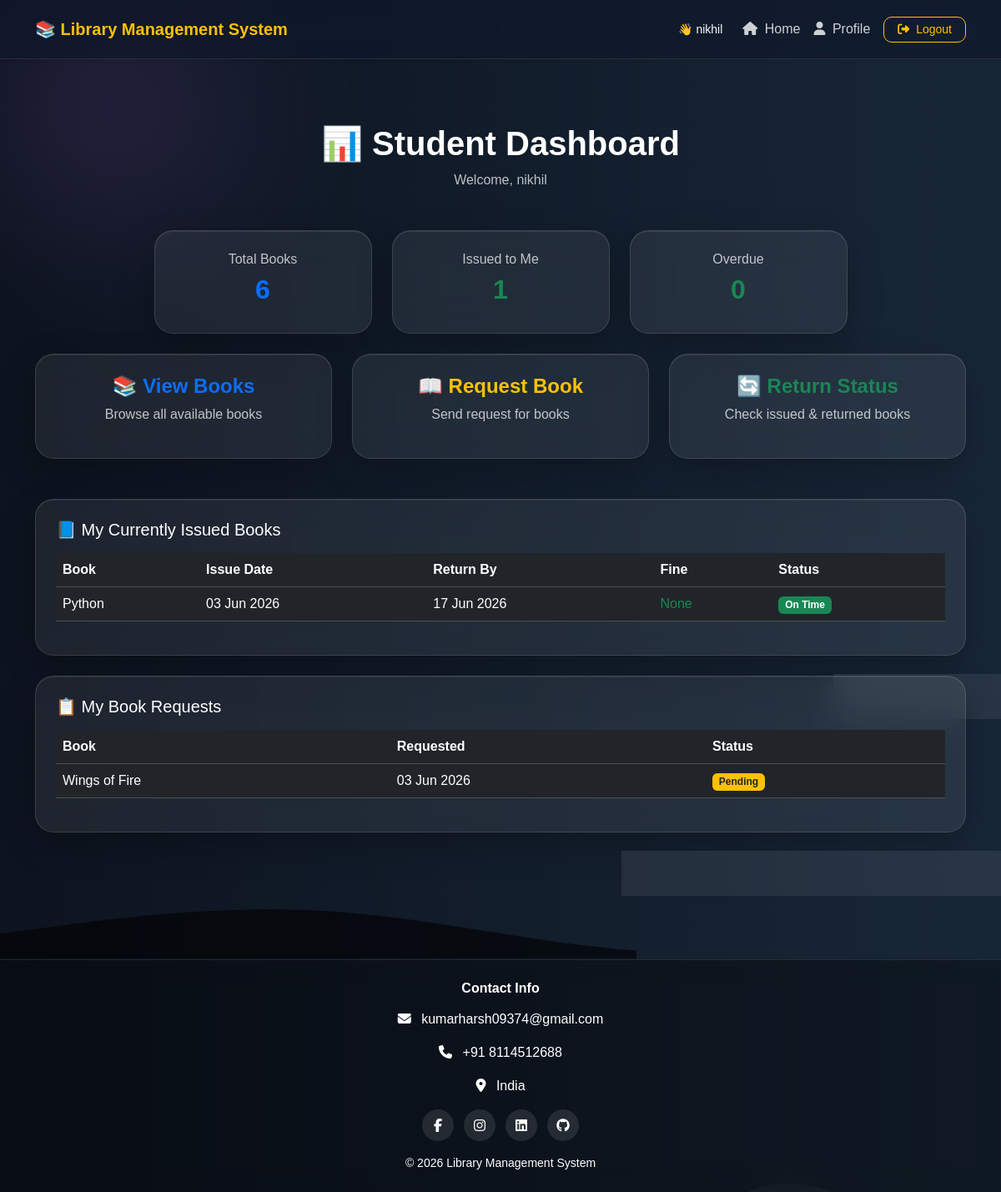
/accounts/dashboard/student/ (signed in), run on the app's committed database.
### books/models.py (models this page shows, shortened)
class IssuedBook(models.Model):
    student = models.ForeignKey(
        User,
        on_delete=models.CASCADE
    )
    book = models.ForeignKey(
        Book,
        on_delete=models.CASCADE
    )
    issue_date = models.DateField()
    return_date = models.DateField(
        null=True,
        blank=True
    )
    fine = models.IntegerField(
        default=0
    )
    returned = models.BooleanField(
        default=False
    )

class Book(models.Model):
    title = models.CharField(
        max_length=200
    )
    author = models.CharField(
        max_length=200
    )
    isbn = models.CharField(
        max_length=100,
        default='N/A'
    )
    quantity = models.IntegerField(
        default=1
    )
    added_at = models.DateTimeField(
        default=timezone.now
    )

class BookRequest(models.Model):
    student = models.ForeignKey(
        User,
        on_delete=models.CASCADE
    )
    book = models.ForeignKey(
        Book,
        on_delete=models.CASCADE
    )
    requested_at = models.DateTimeField(
        default=timezone.now
    )
    approved = models.BooleanField(
        default=False
    )

### accounts/views.py (the view)
# urls.py: path('dashboard/student/', views.student_dashboard, name='student_dashboard'),
@login_required
def student_dashboard(request):
    my_issued = IssuedBook.objects.filter(
        student=request.user, returned=False
    ).select_related('book')
    my_requests = BookRequest.objects.filter(
        student=request.user
    ).order_by('-requested_at').select_related('book')
    today = timezone.now().date()
    overdue = my_issued.filter(return_date__lt=today).count()
    return render(request, 'accounts/student_dashboard.html', {
        'books_count': Book.objects.count(),
        'my_issued': my_issued,
        'my_requests': my_requests,
        'overdue_count': overdue,
        'today': today,
    })

### accounts/templates/accounts/student_dashboard.html
{% extends 'base.html' %}
{% block content %}
{% include 'includes/dashboard_navbar.html' %}
<div class="container py-5">
    <div class="text-center mb-5">
        <h2 class="fw-bold text-white display-6">📊 Student Dashboard</h2>
        <p class="text-light opacity-75">Welcome, {{ request.user.username }}</p>
    </div>
    <div class="row g-4 mb-4 justify-content-center">
        <div class="col-md-3">
            <div class="glass-card p-4 text-center">
                <h6 class="text-light opacity-75">Total Books</h6>
                <h2 class="text-primary fw-bold">{{ books_count }}</h2>
            </div>
        </div>
        <div class="col-md-3">
            <div class="glass-card p-4 text-center">
                <h6 class="text-light opacity-75">Issued to Me</h6>
                <h2 class="text-success fw-bold">{{ my_issued|length }}</h2>
            </div>
        </div>
        <div class="col-md-3">
            <div class="glass-card p-4 text-center">
                <h6 class="text-light opacity-75">Overdue</h6>
                <h2 class="{% if overdue_count > 0 %}text-danger{% else %}text-success{% endif %} fw-bold">
                    {{ overdue_count }}
                </h2>
            </div>
        </div>
    </div>
    <div class="row g-4 justify-content-center mb-5">
        <div class="col-md-4">
            <a href="{% url 'book_list' %}" class="text-decoration-none">
                <div class="glass-card p-4 text-center h-100">
                    <h4 class="fw-bold text-primary">📚 View Books</h4>
                    <p class="text-light opacity-75 mt-2">Browse all available books</p>
                </div>
            </a>
        </div>
        <div class="col-md-4">
            <a href="{% url 'request_book' %}" class="text-decoration-none">
                <div class="glass-card p-4 text-center h-100">
                    <h4 class="fw-bold text-warning">📖 Request Book</h4>
                    <p class="text-light opacity-75 mt-2">Send request for books</p>
                </div>
            </a>
        </div>
        <div class="col-md-4">
            <a href="{% url 'return_book' %}" class="text-decoration-none">
                <div class="glass-card p-4 text-center h-100">
                    <h4 class="fw-bold text-success">🔄 Return Status</h4>
                    <p class="text-light opacity-75 mt-2">Check issued & returned books</p>
                </div>
            </a>
        </div>
    </div>
    {% if my_issued %}
    <div class="glass-card p-4 mb-4">
        <h5 class="text-white mb-3">📘 My Currently Issued Books</h5>
        <div class="table-responsive">
            <table class="table table-dark table-hover align-middle">
                <thead>
                    <tr>
                        <th>Book</th>
                        <th>Issue Date</th>
                        <th>Return By</th>
                        <th>Fine</th>
                        <th>Status</th>
                    </tr>
                </thead>
                <tbody>
                    {% for issue in my_issued %}
                    <tr>
                        <td>{{ issue.book.title }}</td>
                        <td>{{ issue.issue_date|date:"d M Y" }}</td>
                        <td>{{ issue.return_date|date:"d M Y" }}</td>
                        <td>
                            {% if issue.fine > 0 %}
                            <span class="text-danger fw-bold">Rs. {{ issue.fine }}</span>
                            {% else %}
                            <span class="text-success">None</span>
                            {% endif %}
                        </td>
                        <td>
                            {% if issue.return_date < today %}
                            <span class="badge bg-danger">Overdue</span>
                            {% else %}
                            <span class="badge bg-success">On Time</span>
                            {% endif %}
                        </td>
                    </tr>
                    {% endfor %}
                </tbody>
            </table>
        </div>
    </div>
    {% endif %}
    {% if my_requests %}
    <div class="glass-card p-4">
        <h5 class="text-white mb-3">📋 My Book Requests</h5>
        <div class="table-responsive">
            <table class="table table-dark table-hover align-middle">
                <thead>
                    <tr>
                        <th>Book</th>
                        <th>Requested</th>
                        <th>Status</th>
                    </tr>
                </thead>
                <tbody>
                    {% for req in my_requests %}
                    <tr>
                        <td>{{ req.book.title }}</td>
                        <td>{{ req.requested_at|date:"d M Y" }}</td>
                        <td>
                            {% if req.approved %}
                            <span class="badge bg-success">Approved</span>
                            {% else %}
                            <span class="badge bg-warning text-dark">Pending</span>
                            {% endif %}
                        </td>
                    </tr>
                    {% endfor %}
                </tbody>
            </table>
        </div>
    </div>
    {% endif %}
</div>
{% endblock %}

### templates/includes/dashboard_navbar.html (shortened to what this page needs)
<nav class="navbar navbar-expand-lg navbar-dark shadow-sm" style="background: rgba(0,0,0,0.55);
            backdrop-filter: blur(12px);
            border-bottom: 1px solid rgba(255,255,255,0.1);">
    <div class="container">
        <a class="navbar-brand fw-bold text-warning" href="{% if user.is_authenticated %}
                    {% if user.is_superuser %}
                        {% url 'admin_dashboard' %}
                    {% elif user.is_staff %}
                        {% url 'staff_dashboard' %}
                    {% else %}
                        {% url 'student_dashboard' %}
                    {% endif %}
                 {% else %}
                    {% url 'home' %}
                 {% endif %}">
            📚 Library Management System
        </a>
        <div class="collapse navbar-collapse" id="navbarNav">
            <ul class="navbar-nav ms-auto align-items-center">
                {% if user.is_authenticated %}
                <li class="nav-item me-3">
                    <span class="text-light small">
                        👋 {{ request.user.username }}
                    </span>
                </li>
                <li class="nav-item">
                    <a class="nav-link" href="
                           {% if user.is_superuser %}
                                {% url 'admin_dashboard' %}
                           {% elif user.is_staff %}
                                {% url 'staff_dashboard' %}
                           {% else %}
                                {% url 'student_dashboard' %}
                           {% endif %}
                           ">
                        <i class="fa fa-home me-1"></i> Home
                    </a>
                </li>
                <li class="nav-item">
                    <a class="nav-link" href="{% url 'profile' %}">
                        <i class="fa fa-user me-1"></i> Profile
                    </a>
                </li>
                <li class="nav-item ms-2">
                    <button type="button" class="btn btn-outline-warning btn-sm px-3" data-bs-toggle="modal"
                        data-bs-target="#logoutModal">
                        <i class="fa fa-sign-out-alt me-1"></i> Logout
                    </button>
                </li>
                {% endif %}
            </ul>
        </div>
    </div>
</nav>

### static/css/style.css (style rules this page uses)
html, body { height: 100%; margin: 0; padding: 0; scroll-behavior: smooth; }
body { padding-top: 100px; background: linear-gradient(to right, #141e30, #243b55); min-height: 100vh; display: flex; flex-direction: column; font-family: Arial, sans-serif; overflow-x: hidden; position: relative; }
body::before { content: ""; position: fixed; inset: 0; background: rgba(0, 0, 0, .35); z-index: -3; }
body::after { content: ""; position: fixed; width: 500px; height: 500px; background: radial-gradient(circle, rgba(118, 75, 162, .22), transparent 70%); top: -120px; left: -120px; filter: blur(45px); animation: moveGlow 10s ease-in-out infinite alternate; z-index: -2; }
.navbar { background: rgba(15, 23, 42, .65) !important; backdrop-filter: blur(18px); -webkit-backdrop-filter: blur(18px); border-bottom: 1px solid rgba(255, 255, 255, .08); border-radius: 0px; box-shadow: 0 8px 30px rgba(0, 0, 0, .25); transition: .3s; }
.navbar { position: fixed; top: 0; padding-top: 15px; padding-bottom: 15px; left: 0; width: 100%; z-index: 1000; backdrop-filter: blur(18px); }
.navbar-brand { font-size: 20px; font-weight: 700; }
.navbar .nav-link { color: rgba(255, 255, 255, .8) !important; padding: 6px 10px; border-radius: 8px; transition: .3s; }
.glass-card { background: rgba(255, 255, 255, .07); backdrop-filter: blur(20px); -webkit-backdrop-filter: blur(20px); border: 1px solid rgba(255, 255, 255, .12); border-radius: 22px; box-shadow: 0 15px 40px rgba(0, 0, 0, .25), inset 0 1px 0 rgba(255, 255, 255, .08); transition: .3s; cursor: pointer; }
button { border-radius: 10px !important; font-weight: 600; }

### data on the page
IssuedBook: book "Python", issue_date "03 Jun 2026", return_date "17 Jun 2026", fine "None", shows "On Time"
BookRequest: book "Wings of Fire", requested_at "03 Jun 2026", approved "Pending"

### other printed values
{{ request.user.username }} "nikhil"
{{ books_count }} "6"
{{ my_issued|length }} "1"
{{ overdue_count }} "0"
